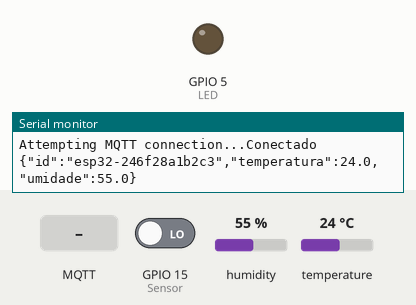
This sketch was run on a simulated ESP32. Parts: output pins drawn as LEDs (lit = HIGH), the last lines printed to the serial monitor. The test bench sets the inputs (shaded band); at power-on: GPIO 15 (Sensor) LOW, humidity 55 %, temperature 24 °C. WiFi joins after 1.5 s; servers stay silent unless stated; no MQTT or app messages arrive unless stated.

Above: at 2.7 s.
2.8 s: MQTT message "L" arrives on the first subscribed topic
At 3.2 s:
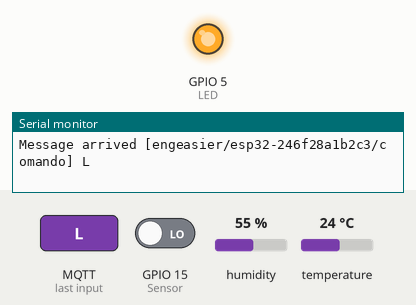
4.3 s: MQTT message "l" arrives on the first subscribed topic
At 5.6 s:
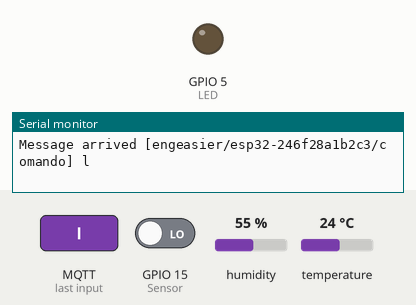
Timing chart, 0 to 7.3 s (numbered marks = the images above; inputs shaded):
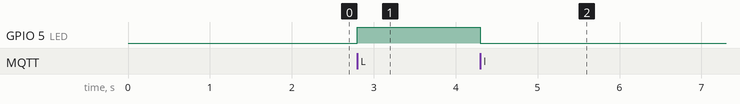

The sketch:

mqtt_esp32_stma.ino
```cpp
#include <WiFi.h>
#include <PubSubClient.h>
#include "DHT.h"
#include "config.h"

#define DHTTYPE DHT11
#define DHTPIN 4
DHT dht(DHTPIN, DHTTYPE);

WiFiClient espClient;
PubSubClient client(espClient);

String deviceId;     // ex.: esp32-a8032a1e7214
String topicBase;    // ex.: engeasier/esp32-a8032a1e7214
String topicCmd;     // tópico de comando do LED

unsigned long lastMsg = 0;
char msg[160];
char LED = 5;
char Sensor = 15;

void setup_wifi() {
  Serial.println();
  Serial.print("Connecting to ");
  Serial.println(ssid);

  WiFi.mode(WIFI_STA);
  WiFi.begin(ssid, password);
  while (WiFi.status() != WL_CONNECTED) {
    delay(500);
    Serial.print(".");
  }
  Serial.println("\nWiFi connected");
  Serial.println(WiFi.localIP());

  // ID único a partir do MAC (chamar depois do WiFi.mode)
  String mac = WiFi.macAddress();   // "A8:03:2A:1E:72:14"
  mac.replace(":", "");
  mac.toLowerCase();
  deviceId = "esp32-" + mac;
  topicBase = "engeasier/" + deviceId;
  topicCmd = topicBase + "/comando";

  Serial.print("Device ID: ");
  Serial.println(deviceId);
}

void publicaTexto(const String &topico, const char *texto, bool retido = false) {
  client.publish(topico.c_str(), texto, retido);
}

void callback(char* topic, byte* payload, unsigned int length) {
  Serial.print("Message arrived [");
  Serial.print(topic);
  Serial.print("] ");
  for (unsigned int i = 0; i < length; i++) Serial.print((char)payload[i]);
  Serial.println();

  if (length == 0) return;

  if ((char)payload[0] == 'L') {
    digitalWrite(LED, HIGH);
    publicaTexto(topicBase + "/led", "O LED está aceso");
  }
  if ((char)payload[0] == 'l') {
    digitalWrite(LED, LOW);
    publicaTexto(topicBase + "/led", "O LED está apagado");
  }
}

void reconnect() {
  while (!client.connected()) {
    Serial.print("Attempting MQTT connection...");
    String statusTopic = topicBase + "/status";

    // clientId fixo = ID do dispositivo; LWT publica "offline" se cair
    if (client.connect(deviceId.c_str(), NULL, NULL,
                       statusTopic.c_str(), 0, true, "offline")) {
      Serial.println("Conectado");
      publicaTexto(statusTopic, "online", true);
      client.subscribe(topicCmd.c_str());
    } else {
      Serial.print("failed, rc=");
      Serial.print(client.state());
      Serial.println(" try again in 5 seconds");
      delay(5000);
    }
  }
}

void setup() {
  pinMode(LED, OUTPUT);
  pinMode(Sensor, INPUT);
  Serial.begin(115200);

  setup_wifi();
  client.setServer(mqtt_server, mqtt_port);
  client.setCallback(callback);
  dht.begin();
}

void loop() {
  if (!client.connected()) reconnect();
  client.loop();

  unsigned long now = millis();
  if (now - lastMsg < 2000) return;   // lê a cada 2 s (DHT11 não é rápido)
  lastMsg = now;

  float t = dht.readTemperature();
  float h = dht.readHumidity();
  int sns = digitalRead(Sensor);

  publicaTexto(topicBase + "/porta", sns == 1 ? "Porta Fechada" : "Porta Aberta");

  if (isnan(t) || isnan(h)) {
    Serial.println("Falha na leitura do DHT");
    return;
  }

  // tópicos separados (como antes)
  snprintf(msg, sizeof(msg), "%.1f", t);
  publicaTexto(topicBase + "/temperatura", msg);
  snprintf(msg, sizeof(msg), "%.1f", h);
  publicaTexto(topicBase + "/umidade", msg);

  // e/ou um JSON com o ID incluído
  snprintf(msg, sizeof(msg),
           "{\"id\":\"%s\",\"temperatura\":%.1f,\"umidade\":%.1f}",
           deviceId.c_str(), t, h);
  publicaTexto(topicBase + "/dados", msg);

  Serial.println(msg);
}
```

config.example.h
```cpp
#pragma once
// Copie para config.h e preencha apenas no arquivo local ignorado pelo Git.
const char* ssid = "SUA_REDE_WIFI";
const char* password = "SUA_SENHA_WIFI";
// IPv4 do computador que executa o HiveMQ; deve estar na mesma rede da placa.
const char* mqtt_server = "192.168.0.102";
const uint16_t mqtt_port = 1883;
```

Measured:
- after the input at 2.8 s, GPIO 5 (LED): LOW → HIGH at once
- after the input at 4.3 s, GPIO 5 (LED): HIGH → LOW at once
